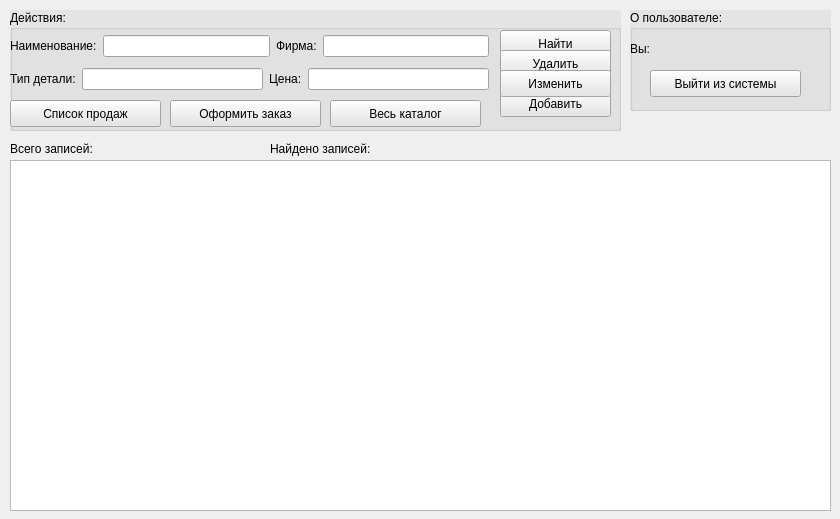
<?xml version="1.0" encoding="UTF-8"?>
<ui version="4.0">
 <class>technic</class>
 <widget class="QWidget" name="technic">
  <property name="geometry">
   <rect>
    <x>0</x>
    <y>0</y>
    <width>840</width>
    <height>519</height>
   </rect>
  </property>
  <property name="windowTitle">
   <string>Запчасти к атомобилям</string>
  </property>
  <widget class="QGroupBox" name="gb_user_info">
   <property name="geometry">
    <rect>
     <x>630</x>
     <y>10</y>
     <width>201</width>
     <height>101</height>
    </rect>
   </property>
   <property name="palette">
    <palette>
     <active>
      <colorrole role="WindowText">
       <brush brushstyle="SolidPattern">
        <color alpha="255">
         <red>0</red>
         <green>0</green>
         <blue>0</blue>
        </color>
       </brush>
      </colorrole>
      <colorrole role="Button">
       <brush brushstyle="SolidPattern">
        <color alpha="255">
         <red>229</red>
         <green>228</green>
         <blue>228</blue>
        </color>
       </brush>
      </colorrole>
      <colorrole role="Light">
       <brush brushstyle="SolidPattern">
        <color alpha="255">
         <red>255</red>
         <green>255</green>
         <blue>255</blue>
        </color>
       </brush>
      </colorrole>
      <colorrole role="Midlight">
       <brush brushstyle="SolidPattern">
        <color alpha="255">
         <red>242</red>
         <green>241</green>
         <blue>241</blue>
        </color>
       </brush>
      </colorrole>
      <colorrole role="Dark">
       <brush brushstyle="SolidPattern">
        <color alpha="255">
         <red>114</red>
         <green>114</green>
         <blue>114</blue>
        </color>
       </brush>
      </colorrole>
      <colorrole role="Mid">
       <brush brushstyle="SolidPattern">
        <color alpha="255">
         <red>153</red>
         <green>152</green>
         <blue>152</blue>
        </color>
       </brush>
      </colorrole>
      <colorrole role="Text">
       <brush brushstyle="SolidPattern">
        <color alpha="255">
         <red>0</red>
         <green>0</green>
         <blue>0</blue>
        </color>
       </brush>
      </colorrole>
      <colorrole role="BrightText">
       <brush brushstyle="SolidPattern">
        <color alpha="255">
         <red>255</red>
         <green>255</green>
         <blue>255</blue>
        </color>
       </brush>
      </colorrole>
      <colorrole role="ButtonText">
       <brush brushstyle="SolidPattern">
        <color alpha="255">
         <red>0</red>
         <green>0</green>
         <blue>0</blue>
        </color>
       </brush>
      </colorrole>
      <colorrole role="Base">
       <brush brushstyle="SolidPattern">
        <color alpha="255">
         <red>255</red>
         <green>255</green>
         <blue>255</blue>
        </color>
       </brush>
      </colorrole>
      <colorrole role="Window">
       <brush brushstyle="SolidPattern">
        <color alpha="255">
         <red>229</red>
         <green>228</green>
         <blue>228</blue>
        </color>
       </brush>
      </colorrole>
      <colorrole role="Shadow">
       <brush brushstyle="SolidPattern">
        <color alpha="255">
         <red>0</red>
         <green>0</green>
         <blue>0</blue>
        </color>
       </brush>
      </colorrole>
      <colorrole role="AlternateBase">
       <brush brushstyle="SolidPattern">
        <color alpha="255">
         <red>242</red>
         <green>241</green>
         <blue>241</blue>
        </color>
       </brush>
      </colorrole>
      <colorrole role="ToolTipBase">
       <brush brushstyle="SolidPattern">
        <color alpha="255">
         <red>255</red>
         <green>255</green>
         <blue>220</blue>
        </color>
       </brush>
      </colorrole>
      <colorrole role="ToolTipText">
       <brush brushstyle="SolidPattern">
        <color alpha="255">
         <red>0</red>
         <green>0</green>
         <blue>0</blue>
        </color>
       </brush>
      </colorrole>
     </active>
     <inactive>
      <colorrole role="WindowText">
       <brush brushstyle="SolidPattern">
        <color alpha="255">
         <red>0</red>
         <green>0</green>
         <blue>0</blue>
        </color>
       </brush>
      </colorrole>
      <colorrole role="Button">
       <brush brushstyle="SolidPattern">
        <color alpha="255">
         <red>229</red>
         <green>228</green>
         <blue>228</blue>
        </color>
       </brush>
      </colorrole>
      <colorrole role="Light">
       <brush brushstyle="SolidPattern">
        <color alpha="255">
         <red>255</red>
         <green>255</green>
         <blue>255</blue>
        </color>
       </brush>
      </colorrole>
      <colorrole role="Midlight">
       <brush brushstyle="SolidPattern">
        <color alpha="255">
         <red>242</red>
         <green>241</green>
         <blue>241</blue>
        </color>
       </brush>
      </colorrole>
      <colorrole role="Dark">
       <brush brushstyle="SolidPattern">
        <color alpha="255">
         <red>114</red>
         <green>114</green>
         <blue>114</blue>
        </color>
       </brush>
      </colorrole>
      <colorrole role="Mid">
       <brush brushstyle="SolidPattern">
        <color alpha="255">
         <red>153</red>
         <green>152</green>
         <blue>152</blue>
        </color>
       </brush>
      </colorrole>
      <colorrole role="Text">
       <brush brushstyle="SolidPattern">
        <color alpha="255">
         <red>0</red>
         <green>0</green>
         <blue>0</blue>
        </color>
       </brush>
      </colorrole>
      <colorrole role="BrightText">
       <brush brushstyle="SolidPattern">
        <color alpha="255">
         <red>255</red>
         <green>255</green>
         <blue>255</blue>
        </color>
       </brush>
      </colorrole>
      <colorrole role="ButtonText">
       <brush brushstyle="SolidPattern">
        <color alpha="255">
         <red>0</red>
         <green>0</green>
         <blue>0</blue>
        </color>
       </brush>
      </colorrole>
      <colorrole role="Base">
       <brush brushstyle="SolidPattern">
        <color alpha="255">
         <red>255</red>
         <green>255</green>
         <blue>255</blue>
        </color>
       </brush>
      </colorrole>
      <colorrole role="Window">
       <brush brushstyle="SolidPattern">
        <color alpha="255">
         <red>229</red>
         <green>228</green>
         <blue>228</blue>
        </color>
       </brush>
      </colorrole>
      <colorrole role="Shadow">
       <brush brushstyle="SolidPattern">
        <color alpha="255">
         <red>0</red>
         <green>0</green>
         <blue>0</blue>
        </color>
       </brush>
      </colorrole>
      <colorrole role="AlternateBase">
       <brush brushstyle="SolidPattern">
        <color alpha="255">
         <red>242</red>
         <green>241</green>
         <blue>241</blue>
        </color>
       </brush>
      </colorrole>
      <colorrole role="ToolTipBase">
       <brush brushstyle="SolidPattern">
        <color alpha="255">
         <red>255</red>
         <green>255</green>
         <blue>220</blue>
        </color>
       </brush>
      </colorrole>
      <colorrole role="ToolTipText">
       <brush brushstyle="SolidPattern">
        <color alpha="255">
         <red>0</red>
         <green>0</green>
         <blue>0</blue>
        </color>
       </brush>
      </colorrole>
     </inactive>
     <disabled>
      <colorrole role="WindowText">
       <brush brushstyle="SolidPattern">
        <color alpha="255">
         <red>114</red>
         <green>114</green>
         <blue>114</blue>
        </color>
       </brush>
      </colorrole>
      <colorrole role="Button">
       <brush brushstyle="SolidPattern">
        <color alpha="255">
         <red>229</red>
         <green>228</green>
         <blue>228</blue>
        </color>
       </brush>
      </colorrole>
      <colorrole role="Light">
       <brush brushstyle="SolidPattern">
        <color alpha="255">
         <red>255</red>
         <green>255</green>
         <blue>255</blue>
        </color>
       </brush>
      </colorrole>
      <colorrole role="Midlight">
       <brush brushstyle="SolidPattern">
        <color alpha="255">
         <red>242</red>
         <green>241</green>
         <blue>241</blue>
        </color>
       </brush>
      </colorrole>
      <colorrole role="Dark">
       <brush brushstyle="SolidPattern">
        <color alpha="255">
         <red>114</red>
         <green>114</green>
         <blue>114</blue>
        </color>
       </brush>
      </colorrole>
      <colorrole role="Mid">
       <brush brushstyle="SolidPattern">
        <color alpha="255">
         <red>153</red>
         <green>152</green>
         <blue>152</blue>
        </color>
       </brush>
      </colorrole>
      <colorrole role="Text">
       <brush brushstyle="SolidPattern">
        <color alpha="255">
         <red>114</red>
         <green>114</green>
         <blue>114</blue>
        </color>
       </brush>
      </colorrole>
      <colorrole role="BrightText">
       <brush brushstyle="SolidPattern">
        <color alpha="255">
         <red>255</red>
         <green>255</green>
         <blue>255</blue>
        </color>
       </brush>
      </colorrole>
      <colorrole role="ButtonText">
       <brush brushstyle="SolidPattern">
        <color alpha="255">
         <red>114</red>
         <green>114</green>
         <blue>114</blue>
        </color>
       </brush>
      </colorrole>
      <colorrole role="Base">
       <brush brushstyle="SolidPattern">
        <color alpha="255">
         <red>229</red>
         <green>228</green>
         <blue>228</blue>
        </color>
       </brush>
      </colorrole>
      <colorrole role="Window">
       <brush brushstyle="SolidPattern">
        <color alpha="255">
         <red>229</red>
         <green>228</green>
         <blue>228</blue>
        </color>
       </brush>
      </colorrole>
      <colorrole role="Shadow">
       <brush brushstyle="SolidPattern">
        <color alpha="255">
         <red>0</red>
         <green>0</green>
         <blue>0</blue>
        </color>
       </brush>
      </colorrole>
      <colorrole role="AlternateBase">
       <brush brushstyle="SolidPattern">
        <color alpha="255">
         <red>229</red>
         <green>228</green>
         <blue>228</blue>
        </color>
       </brush>
      </colorrole>
      <colorrole role="ToolTipBase">
       <brush brushstyle="SolidPattern">
        <color alpha="255">
         <red>255</red>
         <green>255</green>
         <blue>220</blue>
        </color>
       </brush>
      </colorrole>
      <colorrole role="ToolTipText">
       <brush brushstyle="SolidPattern">
        <color alpha="255">
         <red>0</red>
         <green>0</green>
         <blue>0</blue>
        </color>
       </brush>
      </colorrole>
     </disabled>
    </palette>
   </property>
   <property name="autoFillBackground">
    <bool>true</bool>
   </property>
   <property name="title">
    <string>О пользователе:</string>
   </property>
   <widget class="QLabel" name="lbl_user">
    <property name="geometry">
     <rect>
      <x>0</x>
      <y>30</y>
      <width>201</width>
      <height>17</height>
     </rect>
    </property>
    <property name="text">
     <string>Вы:</string>
    </property>
   </widget>
   <widget class="QPushButton" name="btn_exit">
    <property name="geometry">
     <rect>
      <x>20</x>
      <y>60</y>
      <width>151</width>
      <height>27</height>
     </rect>
    </property>
    <property name="text">
     <string>Выйти из системы</string>
    </property>
   </widget>
  </widget>
  <widget class="QGroupBox" name="gb_user_info_2">
   <property name="geometry">
    <rect>
     <x>10</x>
     <y>10</y>
     <width>611</width>
     <height>121</height>
    </rect>
   </property>
   <property name="palette">
    <palette>
     <active>
      <colorrole role="WindowText">
       <brush brushstyle="SolidPattern">
        <color alpha="255">
         <red>0</red>
         <green>0</green>
         <blue>0</blue>
        </color>
       </brush>
      </colorrole>
      <colorrole role="Button">
       <brush brushstyle="SolidPattern">
        <color alpha="255">
         <red>229</red>
         <green>228</green>
         <blue>228</blue>
        </color>
       </brush>
      </colorrole>
      <colorrole role="Light">
       <brush brushstyle="SolidPattern">
        <color alpha="255">
         <red>255</red>
         <green>255</green>
         <blue>255</blue>
        </color>
       </brush>
      </colorrole>
      <colorrole role="Midlight">
       <brush brushstyle="SolidPattern">
        <color alpha="255">
         <red>242</red>
         <green>241</green>
         <blue>241</blue>
        </color>
       </brush>
      </colorrole>
      <colorrole role="Dark">
       <brush brushstyle="SolidPattern">
        <color alpha="255">
         <red>114</red>
         <green>114</green>
         <blue>114</blue>
        </color>
       </brush>
      </colorrole>
      <colorrole role="Mid">
       <brush brushstyle="SolidPattern">
        <color alpha="255">
         <red>153</red>
         <green>152</green>
         <blue>152</blue>
        </color>
       </brush>
      </colorrole>
      <colorrole role="Text">
       <brush brushstyle="SolidPattern">
        <color alpha="255">
         <red>0</red>
         <green>0</green>
         <blue>0</blue>
        </color>
       </brush>
      </colorrole>
      <colorrole role="BrightText">
       <brush brushstyle="SolidPattern">
        <color alpha="255">
         <red>255</red>
         <green>255</green>
         <blue>255</blue>
        </color>
       </brush>
      </colorrole>
      <colorrole role="ButtonText">
       <brush brushstyle="SolidPattern">
        <color alpha="255">
         <red>0</red>
         <green>0</green>
         <blue>0</blue>
        </color>
       </brush>
      </colorrole>
      <colorrole role="Base">
       <brush brushstyle="SolidPattern">
        <color alpha="255">
         <red>255</red>
         <green>255</green>
         <blue>255</blue>
        </color>
       </brush>
      </colorrole>
      <colorrole role="Window">
       <brush brushstyle="SolidPattern">
        <color alpha="255">
         <red>229</red>
         <green>228</green>
         <blue>228</blue>
        </color>
       </brush>
      </colorrole>
      <colorrole role="Shadow">
       <brush brushstyle="SolidPattern">
        <color alpha="255">
         <red>0</red>
         <green>0</green>
         <blue>0</blue>
        </color>
       </brush>
      </colorrole>
      <colorrole role="AlternateBase">
       <brush brushstyle="SolidPattern">
        <color alpha="255">
         <red>242</red>
         <green>241</green>
         <blue>241</blue>
        </color>
       </brush>
      </colorrole>
      <colorrole role="ToolTipBase">
       <brush brushstyle="SolidPattern">
        <color alpha="255">
         <red>255</red>
         <green>255</green>
         <blue>220</blue>
        </color>
       </brush>
      </colorrole>
      <colorrole role="ToolTipText">
       <brush brushstyle="SolidPattern">
        <color alpha="255">
         <red>0</red>
         <green>0</green>
         <blue>0</blue>
        </color>
       </brush>
      </colorrole>
     </active>
     <inactive>
      <colorrole role="WindowText">
       <brush brushstyle="SolidPattern">
        <color alpha="255">
         <red>0</red>
         <green>0</green>
         <blue>0</blue>
        </color>
       </brush>
      </colorrole>
      <colorrole role="Button">
       <brush brushstyle="SolidPattern">
        <color alpha="255">
         <red>229</red>
         <green>228</green>
         <blue>228</blue>
        </color>
       </brush>
      </colorrole>
      <colorrole role="Light">
       <brush brushstyle="SolidPattern">
        <color alpha="255">
         <red>255</red>
         <green>255</green>
         <blue>255</blue>
        </color>
       </brush>
      </colorrole>
      <colorrole role="Midlight">
       <brush brushstyle="SolidPattern">
        <color alpha="255">
         <red>242</red>
         <green>241</green>
         <blue>241</blue>
        </color>
       </brush>
      </colorrole>
      <colorrole role="Dark">
       <brush brushstyle="SolidPattern">
        <color alpha="255">
         <red>114</red>
         <green>114</green>
         <blue>114</blue>
        </color>
       </brush>
      </colorrole>
      <colorrole role="Mid">
       <brush brushstyle="SolidPattern">
        <color alpha="255">
         <red>153</red>
         <green>152</green>
         <blue>152</blue>
        </color>
       </brush>
      </colorrole>
      <colorrole role="Text">
       <brush brushstyle="SolidPattern">
        <color alpha="255">
         <red>0</red>
         <green>0</green>
         <blue>0</blue>
        </color>
       </brush>
      </colorrole>
      <colorrole role="BrightText">
       <brush brushstyle="SolidPattern">
        <color alpha="255">
         <red>255</red>
         <green>255</green>
         <blue>255</blue>
        </color>
       </brush>
      </colorrole>
      <colorrole role="ButtonText">
       <brush brushstyle="SolidPattern">
        <color alpha="255">
         <red>0</red>
         <green>0</green>
         <blue>0</blue>
        </color>
       </brush>
      </colorrole>
      <colorrole role="Base">
       <brush brushstyle="SolidPattern">
        <color alpha="255">
         <red>255</red>
         <green>255</green>
         <blue>255</blue>
        </color>
       </brush>
      </colorrole>
      <colorrole role="Window">
       <brush brushstyle="SolidPattern">
        <color alpha="255">
         <red>229</red>
         <green>228</green>
         <blue>228</blue>
        </color>
       </brush>
      </colorrole>
      <colorrole role="Shadow">
       <brush brushstyle="SolidPattern">
        <color alpha="255">
         <red>0</red>
         <green>0</green>
         <blue>0</blue>
        </color>
       </brush>
      </colorrole>
      <colorrole role="AlternateBase">
       <brush brushstyle="SolidPattern">
        <color alpha="255">
         <red>242</red>
         <green>241</green>
         <blue>241</blue>
        </color>
       </brush>
      </colorrole>
      <colorrole role="ToolTipBase">
       <brush brushstyle="SolidPattern">
        <color alpha="255">
         <red>255</red>
         <green>255</green>
         <blue>220</blue>
        </color>
       </brush>
      </colorrole>
      <colorrole role="ToolTipText">
       <brush brushstyle="SolidPattern">
        <color alpha="255">
         <red>0</red>
         <green>0</green>
         <blue>0</blue>
        </color>
       </brush>
      </colorrole>
     </inactive>
     <disabled>
      <colorrole role="WindowText">
       <brush brushstyle="SolidPattern">
        <color alpha="255">
         <red>114</red>
         <green>114</green>
         <blue>114</blue>
        </color>
       </brush>
      </colorrole>
      <colorrole role="Button">
       <brush brushstyle="SolidPattern">
        <color alpha="255">
         <red>229</red>
         <green>228</green>
         <blue>228</blue>
        </color>
       </brush>
      </colorrole>
      <colorrole role="Light">
       <brush brushstyle="SolidPattern">
        <color alpha="255">
         <red>255</red>
         <green>255</green>
         <blue>255</blue>
        </color>
       </brush>
      </colorrole>
      <colorrole role="Midlight">
       <brush brushstyle="SolidPattern">
        <color alpha="255">
         <red>242</red>
         <green>241</green>
         <blue>241</blue>
        </color>
       </brush>
      </colorrole>
      <colorrole role="Dark">
       <brush brushstyle="SolidPattern">
        <color alpha="255">
         <red>114</red>
         <green>114</green>
         <blue>114</blue>
        </color>
       </brush>
      </colorrole>
      <colorrole role="Mid">
       <brush brushstyle="SolidPattern">
        <color alpha="255">
         <red>153</red>
         <green>152</green>
         <blue>152</blue>
        </color>
       </brush>
      </colorrole>
      <colorrole role="Text">
       <brush brushstyle="SolidPattern">
        <color alpha="255">
         <red>114</red>
         <green>114</green>
         <blue>114</blue>
        </color>
       </brush>
      </colorrole>
      <colorrole role="BrightText">
       <brush brushstyle="SolidPattern">
        <color alpha="255">
         <red>255</red>
         <green>255</green>
         <blue>255</blue>
        </color>
       </brush>
      </colorrole>
      <colorrole role="ButtonText">
       <brush brushstyle="SolidPattern">
        <color alpha="255">
         <red>114</red>
         <green>114</green>
         <blue>114</blue>
        </color>
       </brush>
      </colorrole>
      <colorrole role="Base">
       <brush brushstyle="SolidPattern">
        <color alpha="255">
         <red>229</red>
         <green>228</green>
         <blue>228</blue>
        </color>
       </brush>
      </colorrole>
      <colorrole role="Window">
       <brush brushstyle="SolidPattern">
        <color alpha="255">
         <red>229</red>
         <green>228</green>
         <blue>228</blue>
        </color>
       </brush>
      </colorrole>
      <colorrole role="Shadow">
       <brush brushstyle="SolidPattern">
        <color alpha="255">
         <red>0</red>
         <green>0</green>
         <blue>0</blue>
        </color>
       </brush>
      </colorrole>
      <colorrole role="AlternateBase">
       <brush brushstyle="SolidPattern">
        <color alpha="255">
         <red>229</red>
         <green>228</green>
         <blue>228</blue>
        </color>
       </brush>
      </colorrole>
      <colorrole role="ToolTipBase">
       <brush brushstyle="SolidPattern">
        <color alpha="255">
         <red>255</red>
         <green>255</green>
         <blue>220</blue>
        </color>
       </brush>
      </colorrole>
      <colorrole role="ToolTipText">
       <brush brushstyle="SolidPattern">
        <color alpha="255">
         <red>0</red>
         <green>0</green>
         <blue>0</blue>
        </color>
       </brush>
      </colorrole>
     </disabled>
    </palette>
   </property>
   <property name="autoFillBackground">
    <bool>true</bool>
   </property>
   <property name="title">
    <string>Действия:</string>
   </property>
   <widget class="QPushButton" name="btn_search">
    <property name="geometry">
     <rect>
      <x>490</x>
      <y>20</y>
      <width>111</width>
      <height>27</height>
     </rect>
    </property>
    <property name="text">
     <string>Найти</string>
    </property>
   </widget>
   <widget class="QPushButton" name="btn_del">
    <property name="geometry">
     <rect>
      <x>490</x>
      <y>40</y>
      <width>111</width>
      <height>27</height>
     </rect>
    </property>
    <property name="text">
     <string>Удалить</string>
    </property>
   </widget>
   <widget class="QPushButton" name="btn_add">
    <property name="geometry">
     <rect>
      <x>490</x>
      <y>80</y>
      <width>111</width>
      <height>27</height>
     </rect>
    </property>
    <property name="text">
     <string>Добавить</string>
    </property>
   </widget>
   <widget class="QPushButton" name="btn_change">
    <property name="geometry">
     <rect>
      <x>490</x>
      <y>60</y>
      <width>111</width>
      <height>27</height>
     </rect>
    </property>
    <property name="text">
     <string>Изменить</string>
    </property>
   </widget>
   <widget class="QPushButton" name="btn_stat">
    <property name="geometry">
     <rect>
      <x>0</x>
      <y>90</y>
      <width>151</width>
      <height>27</height>
     </rect>
    </property>
    <property name="text">
     <string>Список продаж</string>
    </property>
   </widget>
   <widget class="QWidget" name="layoutWidget">
    <property name="geometry">
     <rect>
      <x>0</x>
      <y>20</y>
      <width>479</width>
      <height>66</height>
     </rect>
    </property>
    <layout class="QVBoxLayout" name="verticalLayout">
     <item>
      <layout class="QHBoxLayout" name="horizontalLayout">
       <item>
        <widget class="QLabel" name="lbl_name">
         <property name="text">
          <string>Наименование:</string>
         </property>
        </widget>
       </item>
       <item>
        <widget class="QLineEdit" name="edt_name"/>
       </item>
       <item>
        <widget class="QLabel" name="lbl_firm">
         <property name="text">
          <string>Фирма:</string>
         </property>
        </widget>
       </item>
       <item>
        <widget class="QLineEdit" name="edt_firm"/>
       </item>
      </layout>
     </item>
     <item>
      <layout class="QHBoxLayout" name="horizontalLayout_2">
       <item>
        <widget class="QLabel" name="lbl_type">
         <property name="text">
          <string>Тип детали:</string>
         </property>
        </widget>
       </item>
       <item>
        <widget class="QLineEdit" name="edt_type"/>
       </item>
       <item>
        <widget class="QLabel" name="lbl_price">
         <property name="text">
          <string>Цена:</string>
         </property>
        </widget>
       </item>
       <item>
        <widget class="QLineEdit" name="edt_price"/>
       </item>
      </layout>
     </item>
    </layout>
   </widget>
   <widget class="QPushButton" name="btn_order">
    <property name="geometry">
     <rect>
      <x>160</x>
      <y>90</y>
      <width>151</width>
      <height>27</height>
     </rect>
    </property>
    <property name="text">
     <string>Оформить заказ</string>
    </property>
   </widget>
   <widget class="QPushButton" name="btn_start">
    <property name="geometry">
     <rect>
      <x>320</x>
      <y>90</y>
      <width>151</width>
      <height>27</height>
     </rect>
    </property>
    <property name="text">
     <string>Весь каталог</string>
    </property>
   </widget>
  </widget>
  <widget class="QLabel" name="lbl_all_records">
   <property name="geometry">
    <rect>
     <x>10</x>
     <y>140</y>
     <width>211</width>
     <height>17</height>
    </rect>
   </property>
   <property name="text">
    <string>Всего записей: </string>
   </property>
  </widget>
  <widget class="QLabel" name="lbl_finded">
   <property name="geometry">
    <rect>
     <x>270</x>
     <y>140</y>
     <width>161</width>
     <height>17</height>
    </rect>
   </property>
   <property name="text">
    <string>Найдено записей:</string>
   </property>
  </widget>
  <widget class="QTableView" name="tbl_details">
   <property name="geometry">
    <rect>
     <x>10</x>
     <y>160</y>
     <width>821</width>
     <height>351</height>
    </rect>
   </property>
   <attribute name="horizontalHeaderDefaultSectionSize">
    <number>130</number>
   </attribute>
   <attribute name="horizontalHeaderMinimumSectionSize">
    <number>57</number>
   </attribute>
  </widget>
 </widget>
 <resources/>
 <connections/>
</ui>
